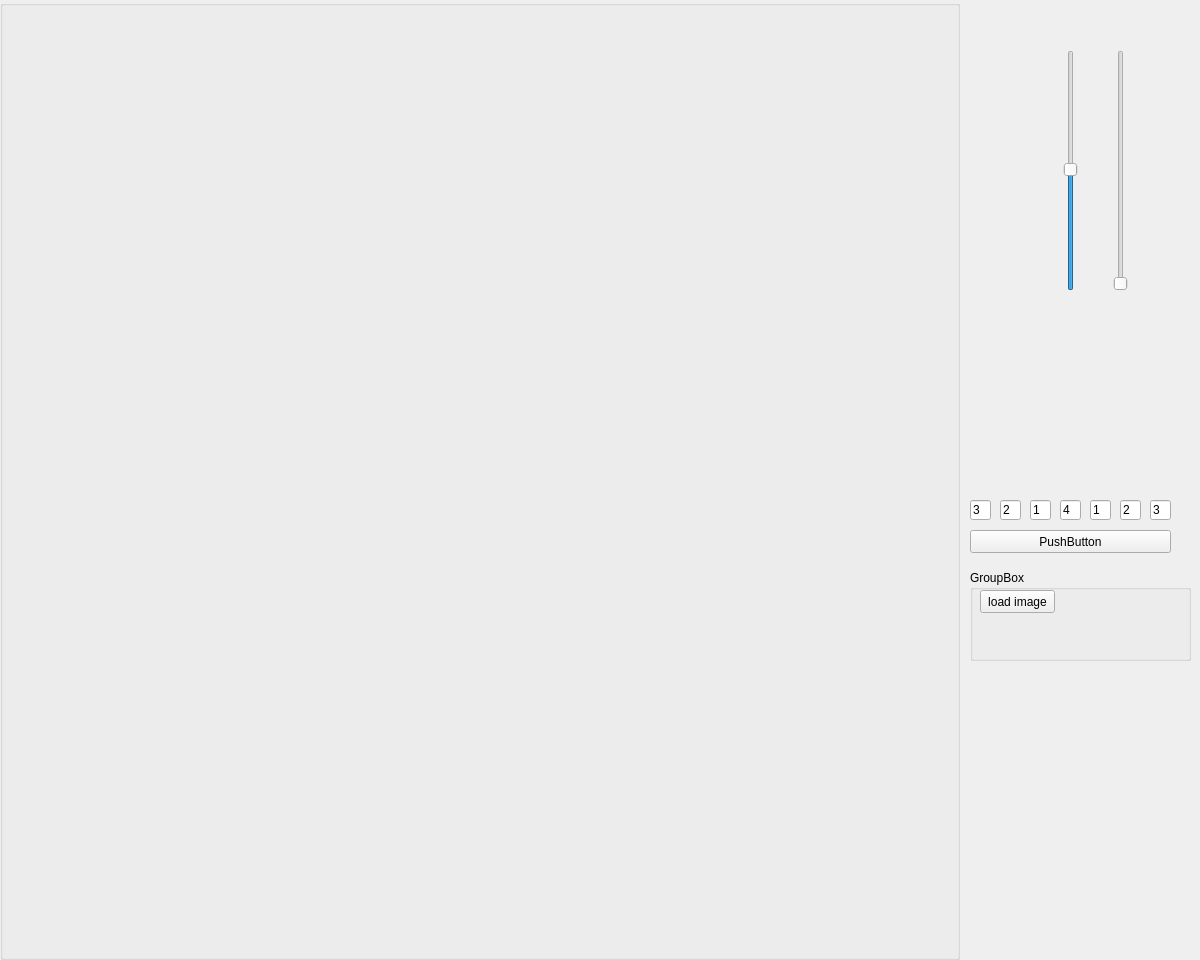
<?xml version="1.0" encoding="UTF-8"?>
<ui version="4.0">
 <class>ImfaceWindow</class>
 <widget class="QWidget" name="ImfaceWindow">
  <property name="geometry">
   <rect>
    <x>0</x>
    <y>0</y>
    <width>1200</width>
    <height>960</height>
   </rect>
  </property>
  <property name="sizePolicy">
   <sizepolicy hsizetype="Fixed" vsizetype="Fixed">
    <horstretch>0</horstretch>
    <verstretch>0</verstretch>
   </sizepolicy>
  </property>
  <property name="minimumSize">
   <size>
    <width>1000</width>
    <height>960</height>
   </size>
  </property>
  <property name="maximumSize">
   <size>
    <width>1200</width>
    <height>960</height>
   </size>
  </property>
  <property name="windowTitle">
   <string>ModelFitting</string>
  </property>
  <widget class="QGroupBox" name="view_region">
   <property name="geometry">
    <rect>
     <x>0</x>
     <y>0</y>
     <width>960</width>
     <height>960</height>
    </rect>
   </property>
   <property name="sizePolicy">
    <sizepolicy hsizetype="Fixed" vsizetype="Fixed">
     <horstretch>0</horstretch>
     <verstretch>0</verstretch>
    </sizepolicy>
   </property>
   <property name="minimumSize">
    <size>
     <width>960</width>
     <height>960</height>
    </size>
   </property>
   <property name="maximumSize">
    <size>
     <width>960</width>
     <height>960</height>
    </size>
   </property>
   <property name="title">
    <string/>
   </property>
   <property name="alignment">
    <set>Qt::AlignLeading|Qt::AlignLeft|Qt::AlignVCenter</set>
   </property>
   <layout class="QHBoxLayout" name="horizontalLayout_4">
    <property name="spacing">
     <number>0</number>
    </property>
    <property name="leftMargin">
     <number>0</number>
    </property>
    <property name="topMargin">
     <number>0</number>
    </property>
    <property name="rightMargin">
     <number>0</number>
    </property>
    <property name="bottomMargin">
     <number>0</number>
    </property>
    <item>
     <widget class="CModelViewer" name="model_viewer" native="true">
      <property name="sizePolicy">
       <sizepolicy hsizetype="Fixed" vsizetype="Fixed">
        <horstretch>0</horstretch>
        <verstretch>0</verstretch>
       </sizepolicy>
      </property>
      <property name="minimumSize">
       <size>
        <width>960</width>
        <height>960</height>
       </size>
      </property>
      <property name="maximumSize">
       <size>
        <width>960</width>
        <height>960</height>
       </size>
      </property>
     </widget>
    </item>
   </layout>
  </widget>
  <widget class="QSlider" name="base_cut_slilder">
   <property name="geometry">
    <rect>
     <x>1060</x>
     <y>50</y>
     <width>22</width>
     <height>241</height>
    </rect>
   </property>
   <property name="minimum">
    <number>-50</number>
   </property>
   <property name="maximum">
    <number>49</number>
   </property>
   <property name="singleStep">
    <number>1</number>
   </property>
   <property name="orientation">
    <enum>Qt::Vertical</enum>
   </property>
  </widget>
  <widget class="QSlider" name="region_threshold_slilder">
   <property name="geometry">
    <rect>
     <x>1110</x>
     <y>50</y>
     <width>22</width>
     <height>241</height>
    </rect>
   </property>
   <property name="minimum">
    <number>0</number>
   </property>
   <property name="maximum">
    <number>99</number>
   </property>
   <property name="singleStep">
    <number>1</number>
   </property>
   <property name="pageStep">
    <number>10</number>
   </property>
   <property name="orientation">
    <enum>Qt::Vertical</enum>
   </property>
  </widget>
  <widget class="QLineEdit" name="id_2">
   <property name="geometry">
    <rect>
     <x>1000</x>
     <y>500</y>
     <width>21</width>
     <height>20</height>
    </rect>
   </property>
   <property name="text">
    <string>2</string>
   </property>
  </widget>
  <widget class="QLineEdit" name="id_3">
   <property name="geometry">
    <rect>
     <x>1030</x>
     <y>500</y>
     <width>21</width>
     <height>20</height>
    </rect>
   </property>
   <property name="text">
    <string>1</string>
   </property>
  </widget>
  <widget class="QLineEdit" name="id_4">
   <property name="geometry">
    <rect>
     <x>1060</x>
     <y>500</y>
     <width>21</width>
     <height>20</height>
    </rect>
   </property>
   <property name="text">
    <string>4</string>
   </property>
  </widget>
  <widget class="QLineEdit" name="id_5">
   <property name="geometry">
    <rect>
     <x>1090</x>
     <y>500</y>
     <width>21</width>
     <height>20</height>
    </rect>
   </property>
   <property name="text">
    <string>1</string>
   </property>
  </widget>
  <widget class="QGroupBox" name="groupBox">
   <property name="geometry">
    <rect>
     <x>970</x>
     <y>570</y>
     <width>221</width>
     <height>91</height>
    </rect>
   </property>
   <property name="title">
    <string>GroupBox</string>
   </property>
   <widget class="QPushButton" name="LoadImage">
    <property name="geometry">
     <rect>
      <x>10</x>
      <y>20</y>
      <width>75</width>
      <height>23</height>
     </rect>
    </property>
    <property name="text">
     <string>load image</string>
    </property>
   </widget>
  </widget>
  <widget class="QLineEdit" name="id_6">
   <property name="geometry">
    <rect>
     <x>1120</x>
     <y>500</y>
     <width>21</width>
     <height>20</height>
    </rect>
   </property>
   <property name="inputMask">
    <string/>
   </property>
   <property name="text">
    <string>2</string>
   </property>
  </widget>
  <widget class="QLineEdit" name="id_1">
   <property name="geometry">
    <rect>
     <x>970</x>
     <y>500</y>
     <width>21</width>
     <height>20</height>
    </rect>
   </property>
   <property name="text">
    <string>3</string>
   </property>
  </widget>
  <widget class="QPushButton" name="push_template_kind">
   <property name="geometry">
    <rect>
     <x>970</x>
     <y>530</y>
     <width>201</width>
     <height>23</height>
    </rect>
   </property>
   <property name="text">
    <string>PushButton</string>
   </property>
  </widget>
  <widget class="QLineEdit" name="id_7">
   <property name="geometry">
    <rect>
     <x>1150</x>
     <y>500</y>
     <width>21</width>
     <height>20</height>
    </rect>
   </property>
   <property name="inputMask">
    <string/>
   </property>
   <property name="text">
    <string>3</string>
   </property>
  </widget>
 </widget>
 <layoutdefault spacing="6" margin="11"/>
 <customwidgets>
  <customwidget>
   <class>CModelViewer</class>
   <extends>QWidget</extends>
   <header>cmodelviewer.h</header>
  </customwidget>
 </customwidgets>
 <resources/>
 <connections/>
</ui>
